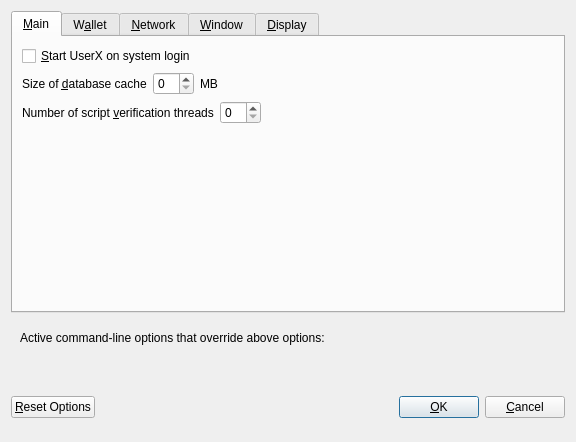
<?xml version="1.0" encoding="UTF-8"?>
<ui version="4.0">
 <class>OptionsDialog</class>
 <widget class="QDialog" name="OptionsDialog">
  <property name="geometry">
   <rect>
    <x>0</x>
    <y>0</y>
    <width>576</width>
    <height>442</height>
   </rect>
  </property>
  <property name="windowTitle">
   <string>Options</string>
  </property>
  <property name="modal">
   <bool>true</bool>
  </property>
  <layout class="QVBoxLayout" name="verticalLayout">
   <item>
    <widget class="QTabWidget" name="tabWidget">
     <property name="currentIndex">
      <number>0</number>
     </property>
     <widget class="QWidget" name="tabMain">
      <attribute name="title">
       <string>&amp;Main</string>
      </attribute>
      <layout class="QVBoxLayout" name="verticalLayout_Main">
       <item>
        <widget class="QCheckBox" name="bitcoinAtStartup">
         <property name="toolTip">
          <string>Automatically start UserX after logging in to the system.</string>
         </property>
         <property name="text">
          <string>&amp;Start UserX on system login</string>
         </property>
        </widget>
       </item>
       <item>
        <layout class="QHBoxLayout" name="horizontalLayout_2_Main">
         <item>
          <widget class="QLabel" name="databaseCacheLabel">
           <property name="text">
            <string>Size of &amp;database cache</string>
           </property>
           <property name="textFormat">
            <enum>Qt::PlainText</enum>
           </property>
           <property name="buddy">
            <cstring>databaseCache</cstring>
           </property>
          </widget>
         </item>
         <item>
          <widget class="QSpinBox" name="databaseCache"/>
         </item>
         <item>
          <widget class="QLabel" name="databaseCacheUnitLabel">
           <property name="text">
            <string>MB</string>
           </property>
           <property name="textFormat">
            <enum>Qt::PlainText</enum>
           </property>
          </widget>
         </item>
         <item>
          <spacer name="horizontalSpacer_2_Main">
           <property name="orientation">
            <enum>Qt::Horizontal</enum>
           </property>
           <property name="sizeHint" stdset="0">
            <size>
             <width>40</width>
             <height>20</height>
            </size>
           </property>
          </spacer>
         </item>
        </layout>
       </item>
       <item>
        <layout class="QHBoxLayout" name="horizontalLayout_3_Main">
         <item>
          <widget class="QLabel" name="threadsScriptVerifLabel">
           <property name="text">
            <string>Number of script &amp;verification threads</string>
           </property>
           <property name="textFormat">
            <enum>Qt::PlainText</enum>
           </property>
           <property name="buddy">
            <cstring>threadsScriptVerif</cstring>
           </property>
          </widget>
         </item>
         <item>
          <widget class="QSpinBox" name="threadsScriptVerif">
           <property name="toolTip">
            <string>(0 = auto, &lt;0 = leave that many cores free)</string>
           </property>
          </widget>
         </item>
         <item>
          <spacer name="horizontalSpacer_3_Main">
           <property name="orientation">
            <enum>Qt::Horizontal</enum>
           </property>
           <property name="sizeHint" stdset="0">
            <size>
             <width>40</width>
             <height>20</height>
            </size>
           </property>
          </spacer>
         </item>
        </layout>
       </item>
       <item>
        <spacer name="verticalSpacer_2">
         <property name="orientation">
          <enum>Qt::Vertical</enum>
         </property>
         <property name="sizeHint" stdset="0">
          <size>
           <width>20</width>
           <height>40</height>
          </size>
         </property>
        </spacer>
       </item>
      </layout>
     </widget>
     <widget class="QWidget" name="tabWallet">
      <attribute name="title">
       <string>W&amp;allet</string>
      </attribute>
      <layout class="QVBoxLayout" name="verticalLayout_Wallet">
       <item>
        <layout class="QHBoxLayout" name="horizontalLayout_2_Wallet">
         <item>
          <widget class="QLabel" name="labelStakeSplitThresholdText">
           <property name="text">
            <string>Stake split threshold:</string>
           </property>
          </widget>
         </item>
         <item>
          <widget class="QSpinBox" name="spinBoxStakeSplitThreshold">
           <property name="minimum">
            <number>1</number>
           </property>
           <property name="maximum">
            <number>999999</number>
           </property>
          </widget>
         </item>
        </layout>
       </item>
       <item>
        <widget class="QGroupBox" name="groupBox">
         <property name="title">
          <string>Expert</string>
         </property>
         <layout class="QVBoxLayout" name="verticalLayout_2">
          <item>
           <widget class="QCheckBox" name="coinControlFeatures">
            <property name="toolTip">
             <string>Whether to show coin control features or not.</string>
            </property>
            <property name="text">
             <string>Enable coin &amp;control features</string>
            </property>
           </widget>
          </item>
          <item>
           <widget class="QCheckBox" name="showMasternodesTab">
            <property name="toolTip">
             <string>Show additional tab listing all your masternodes in first sub-tab&lt;br/&gt;and all masternodes on the network in second sub-tab.</string>
            </property>
            <property name="text">
             <string>Show Masternodes Tab</string>
            </property>
           </widget>
          </item>
          <item>
           <widget class="QCheckBox" name="spendZeroConfChange">
            <property name="toolTip">
             <string>If you disable the spending of unconfirmed change, the change from a transaction&lt;br/&gt;cannot be used until that transaction has at least one confirmation.&lt;br/&gt;This also affects how your balance is computed.</string>
            </property>
            <property name="text">
             <string>&amp;Spend unconfirmed change</string>
            </property>
           </widget>
          </item>
         </layout>
        </widget>
       </item>
       <item>
        <spacer name="verticalSpacer_Wallet">
         <property name="orientation">
          <enum>Qt::Vertical</enum>
         </property>
         <property name="sizeHint" stdset="0">
          <size>
           <width>20</width>
           <height>40</height>
          </size>
         </property>
        </spacer>
       </item>
      </layout>
     </widget>
     <widget class="QWidget" name="tabNetwork">
      <attribute name="title">
       <string>&amp;Network</string>
      </attribute>
      <layout class="QVBoxLayout" name="verticalLayout_Network">
       <item>
        <widget class="QCheckBox" name="mapPortUpnp">
         <property name="toolTip">
          <string>Automatically open the UserX client port on the router. This only works when your router supports UPnP and it is enabled.</string>
         </property>
         <property name="text">
          <string>Map port using &amp;UPnP</string>
         </property>
        </widget>
       </item>
       <item>
        <widget class="QCheckBox" name="allowIncoming">
         <property name="toolTip">
          <string>Accept connections from outside</string>
         </property>
         <property name="text">
          <string>Allow incoming connections</string>
         </property>
        </widget>
       </item>
       <item>
        <widget class="QCheckBox" name="connectSocks">
         <property name="toolTip">
          <string>Connect to the UserX network through a SOCKS5 proxy.</string>
         </property>
         <property name="text">
          <string>&amp;Connect through SOCKS5 proxy (default proxy):</string>
         </property>
        </widget>
       </item>
       <item>
        <layout class="QHBoxLayout" name="horizontalLayout_1_Network">
         <item>
          <widget class="QLabel" name="proxyIpLabel">
           <property name="text">
            <string>Proxy &amp;IP:</string>
           </property>
           <property name="textFormat">
            <enum>Qt::PlainText</enum>
           </property>
           <property name="buddy">
            <cstring>proxyIp</cstring>
           </property>
          </widget>
         </item>
         <item>
          <widget class="QValidatedLineEdit" name="proxyIp">
           <property name="minimumSize">
            <size>
             <width>140</width>
             <height>0</height>
            </size>
           </property>
           <property name="maximumSize">
            <size>
             <width>140</width>
             <height>16777215</height>
            </size>
           </property>
           <property name="toolTip">
            <string>IP address of the proxy (e.g. IPv4: 127.0.0.1 / IPv6: ::1)</string>
           </property>
          </widget>
         </item>
         <item>
          <widget class="QLabel" name="proxyPortLabel">
           <property name="text">
            <string>&amp;Port:</string>
           </property>
           <property name="textFormat">
            <enum>Qt::PlainText</enum>
           </property>
           <property name="buddy">
            <cstring>proxyPort</cstring>
           </property>
          </widget>
         </item>
         <item>
          <widget class="QLineEdit" name="proxyPort">
           <property name="minimumSize">
            <size>
             <width>55</width>
             <height>0</height>
            </size>
           </property>
           <property name="maximumSize">
            <size>
             <width>55</width>
             <height>16777215</height>
            </size>
           </property>
           <property name="toolTip">
            <string>Port of the proxy (e.g. 9050)</string>
           </property>
          </widget>
         </item>
         <item>
          <spacer name="horizontalSpacer_1_Network">
           <property name="orientation">
            <enum>Qt::Horizontal</enum>
           </property>
           <property name="sizeHint" stdset="0">
            <size>
             <width>40</width>
             <height>20</height>
            </size>
           </property>
          </spacer>
         </item>
        </layout>
       </item>
       <item>
        <spacer name="verticalSpacer_Network">
         <property name="orientation">
          <enum>Qt::Vertical</enum>
         </property>
         <property name="sizeHint" stdset="0">
          <size>
           <width>20</width>
           <height>40</height>
          </size>
         </property>
        </spacer>
       </item>
      </layout>
     </widget>
     <widget class="QWidget" name="tabWindow">
      <attribute name="title">
       <string>&amp;Window</string>
      </attribute>
      <layout class="QVBoxLayout" name="verticalLayout_Window">
       <item>
        <widget class="QCheckBox" name="minimizeToTray">
         <property name="toolTip">
          <string>Show only a tray icon after minimizing the window.</string>
         </property>
         <property name="text">
          <string>&amp;Minimize to the tray instead of the taskbar</string>
         </property>
        </widget>
       </item>
       <item>
        <widget class="QCheckBox" name="minimizeOnClose">
         <property name="toolTip">
          <string>Minimize instead of exit the application when the window is closed. When this option is enabled, the application will be closed only after selecting Quit in the menu.</string>
         </property>
         <property name="text">
          <string>M&amp;inimize on close</string>
         </property>
        </widget>
       </item>
       <item>
        <spacer name="verticalSpacer_Window">
         <property name="orientation">
          <enum>Qt::Vertical</enum>
         </property>
         <property name="sizeHint" stdset="0">
          <size>
           <width>20</width>
           <height>40</height>
          </size>
         </property>
        </spacer>
       </item>
      </layout>
     </widget>
     <widget class="QWidget" name="tabDisplay">
      <attribute name="title">
       <string>&amp;Display</string>
      </attribute>
      <layout class="QVBoxLayout" name="verticalLayout_Display">
       <item>
        <layout class="QHBoxLayout" name="horizontalLayout_1_Display">
         <item>
          <widget class="QLabel" name="langLabel">
           <property name="text">
            <string>User Interface &amp;language:</string>
           </property>
           <property name="textFormat">
            <enum>Qt::PlainText</enum>
           </property>
           <property name="buddy">
            <cstring>lang</cstring>
           </property>
          </widget>
         </item>
         <item>
          <widget class="QValueComboBox" name="lang">
           <property name="toolTip">
            <string>The user interface language can be set here. This setting will take effect after restarting UserX.</string>
           </property>
          </widget>
         </item>
        </layout>
       </item>
       <item>
        <widget class="QLabel" name="label_3">
         <property name="toolTip">
          <string notr="true"/>
         </property>
         <property name="statusTip">
          <string notr="true"/>
         </property>
         <property name="whatsThis">
          <string notr="true"/>
         </property>
         <property name="accessibleName">
          <string notr="true"/>
         </property>
         <property name="text">
          <string>Language missing or translation incomplete? Help contributing translations here:
https://www.transifex.com/userx/userx-translations</string>
         </property>
         <property name="wordWrap">
          <bool>true</bool>
         </property>
         <property name="openExternalLinks">
          <bool>true</bool>
         </property>
         <property name="textInteractionFlags">
          <set>Qt::TextBrowserInteraction</set>
         </property>
        </widget>
       </item>
       <item>
        <layout class="QHBoxLayout" name="horizontalLayout_4_Display" stretch="0,0">
         <item>
          <widget class="QLabel" name="themeLabel">
           <property name="text">
            <string>User Interface Theme:</string>
           </property>
          </widget>
         </item>
         <item>
          <widget class="QValueComboBox" name="theme"/>
         </item>
        </layout>
       </item>
       <item>
        <widget class="Line" name="line">
         <property name="orientation">
          <enum>Qt::Horizontal</enum>
         </property>
        </widget>
       </item>
       <item>
        <layout class="QHBoxLayout" name="horizontalLayout_2_Display">
         <item>
          <widget class="QLabel" name="unitLabel">
           <property name="text">
            <string>&amp;Unit to show amounts in:</string>
           </property>
           <property name="textFormat">
            <enum>Qt::PlainText</enum>
           </property>
           <property name="buddy">
            <cstring>unit</cstring>
           </property>
          </widget>
         </item>
         <item>
          <widget class="QValueComboBox" name="unit">
           <property name="toolTip">
            <string>Choose the default subdivision unit to show in the interface and when sending coins.</string>
           </property>
          </widget>
         </item>
        </layout>
       </item>
       <item>
        <layout class="QHBoxLayout" name="horizontalLayout_5_Display">
         <item>
          <widget class="QLabel" name="digitsLabel">
           <property name="text">
            <string>Decimal digits</string>
           </property>
          </widget>
         </item>
         <item>
          <widget class="QValueComboBox" name="digits"/>
         </item>
        </layout>
       </item>
       <item>
        <widget class="QCheckBox" name="checkBoxHideZeroBalances">
         <property name="toolTip">
          <string>Hide empty balances</string>
         </property>
         <property name="layoutDirection">
          <enum>Qt::LeftToRight</enum>
         </property>
         <property name="text">
          <string>Hide empty balances</string>
         </property>
        </widget>
       </item>
       <item>
        <layout class="QHBoxLayout" name="horizontalLayout_3_Display">
         <item>
          <widget class="QLabel" name="thirdPartyTxUrlsLabel">
           <property name="toolTip">
            <string>Third party URLs (e.g. a block explorer) that appear in the transactions tab as context menu items. %s in the URL is replaced by transaction hash. Multiple URLs are separated by vertical bar |.</string>
           </property>
           <property name="text">
            <string>Third party transaction URLs</string>
           </property>
           <property name="buddy">
            <cstring>thirdPartyTxUrls</cstring>
           </property>
          </widget>
         </item>
         <item>
          <widget class="QLineEdit" name="thirdPartyTxUrls">
           <property name="toolTip">
            <string>Third party URLs (e.g. a block explorer) that appear in the transactions tab as context menu items. %s in the URL is replaced by transaction hash. Multiple URLs are separated by vertical bar |.</string>
           </property>
          </widget>
         </item>
        </layout>
       </item>
       <item>
        <spacer name="verticalSpacer">
         <property name="orientation">
          <enum>Qt::Vertical</enum>
         </property>
         <property name="sizeHint" stdset="0">
          <size>
           <width>20</width>
           <height>40</height>
          </size>
         </property>
        </spacer>
       </item>
      </layout>
     </widget>
    </widget>
   </item>
   <item>
    <widget class="QFrame" name="frame">
     <layout class="QVBoxLayout" name="verticalLayout_Bottom">
      <item>
       <layout class="QHBoxLayout" name="horizontalLayout_Bottom">
        <item>
         <widget class="QLabel" name="overriddenByCommandLineInfoLabel">
          <property name="text">
           <string>Active command-line options that override above options:</string>
          </property>
          <property name="textFormat">
           <enum>Qt::PlainText</enum>
          </property>
         </widget>
        </item>
        <item>
         <spacer name="horizontalSpacer_Bottom">
          <property name="orientation">
           <enum>Qt::Horizontal</enum>
          </property>
          <property name="sizeHint" stdset="0">
           <size>
            <width>40</width>
            <height>20</height>
           </size>
          </property>
         </spacer>
        </item>
       </layout>
      </item>
      <item>
       <widget class="QLabel" name="overriddenByCommandLineLabel">
        <property name="text">
         <string/>
        </property>
        <property name="textFormat">
         <enum>Qt::PlainText</enum>
        </property>
        <property name="wordWrap">
         <bool>true</bool>
        </property>
       </widget>
      </item>
     </layout>
    </widget>
   </item>
   <item>
    <layout class="QHBoxLayout" name="horizontalLayout_Buttons">
     <item>
      <widget class="QPushButton" name="resetButton">
       <property name="toolTip">
        <string>Reset all client options to default.</string>
       </property>
       <property name="text">
        <string>&amp;Reset Options</string>
       </property>
       <property name="autoDefault">
        <bool>false</bool>
       </property>
      </widget>
     </item>
     <item>
      <spacer name="horizontalSpacer_1">
       <property name="orientation">
        <enum>Qt::Horizontal</enum>
       </property>
       <property name="sizeHint" stdset="0">
        <size>
         <width>40</width>
         <height>48</height>
        </size>
       </property>
      </spacer>
     </item>
     <item>
      <widget class="QLabel" name="statusLabel">
       <property name="minimumSize">
        <size>
         <width>200</width>
         <height>0</height>
        </size>
       </property>
       <property name="font">
        <font>
         <weight>75</weight>
         <bold>true</bold>
        </font>
       </property>
       <property name="text">
        <string/>
       </property>
       <property name="textFormat">
        <enum>Qt::PlainText</enum>
       </property>
       <property name="wordWrap">
        <bool>true</bool>
       </property>
      </widget>
     </item>
     <item>
      <spacer name="horizontalSpacer_2">
       <property name="orientation">
        <enum>Qt::Horizontal</enum>
       </property>
       <property name="sizeHint" stdset="0">
        <size>
         <width>40</width>
         <height>48</height>
        </size>
       </property>
      </spacer>
     </item>
     <item>
      <widget class="QPushButton" name="okButton">
       <property name="text">
        <string>&amp;OK</string>
       </property>
       <property name="autoDefault">
        <bool>false</bool>
       </property>
       <property name="default">
        <bool>true</bool>
       </property>
      </widget>
     </item>
     <item>
      <widget class="QPushButton" name="cancelButton">
       <property name="text">
        <string>&amp;Cancel</string>
       </property>
       <property name="autoDefault">
        <bool>false</bool>
       </property>
      </widget>
     </item>
    </layout>
   </item>
  </layout>
 </widget>
 <customwidgets>
  <customwidget>
   <class>QValidatedLineEdit</class>
   <extends>QLineEdit</extends>
   <header>qvalidatedlineedit.h</header>
  </customwidget>
  <customwidget>
   <class>QValueComboBox</class>
   <extends>QComboBox</extends>
   <header>qvaluecombobox.h</header>
  </customwidget>
 </customwidgets>
 <resources/>
 <connections/>
</ui>
